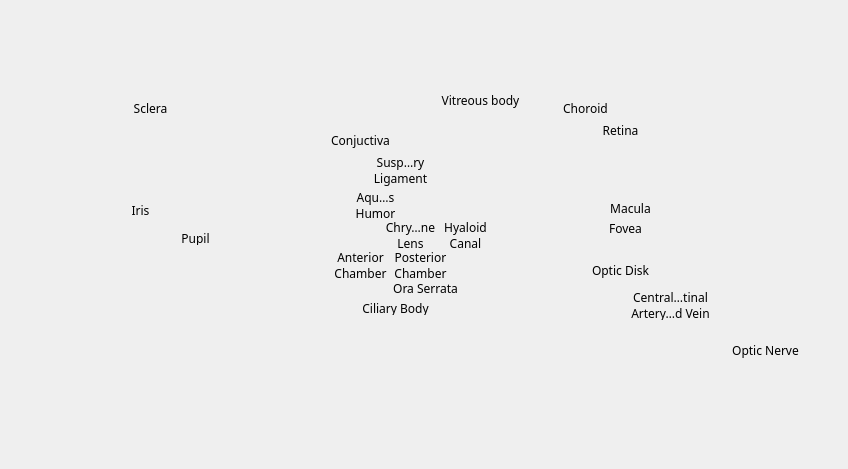
<?xml version="1.0" encoding="UTF-8"?>
<ui version="4.0">
 <class>Dialog</class>
 <widget class="QDialog" name="Dialog">
  <property name="geometry">
   <rect>
    <x>0</x>
    <y>0</y>
    <width>848</width>
    <height>469</height>
   </rect>
  </property>
  <property name="windowTitle">
   <string>Dialog</string>
  </property>
  <widget class="QLabel" name="label">
   <property name="geometry">
    <rect>
     <x>-20</x>
     <y>-10</y>
     <width>871</width>
     <height>501</height>
    </rect>
   </property>
   <property name="minimumSize">
    <size>
     <width>491</width>
     <height>241</height>
    </size>
   </property>
   <property name="autoFillBackground">
    <bool>true</bool>
   </property>
   <property name="text">
    <string/>
   </property>
   <property name="pixmap">
    <pixmap>../../../../Images/halfeyeimage2.png</pixmap>
   </property>
   <property name="scaledContents">
    <bool>true</bool>
   </property>
  </widget>
  <widget class="QToolButton" name="toolButton">
   <property name="geometry">
    <rect>
     <x>600</x>
     <y>220</y>
     <width>51</width>
     <height>16</height>
    </rect>
   </property>
   <property name="font">
    <font>
     <family>Berlin Sans FB</family>
    </font>
   </property>
   <property name="cursor">
    <cursorShape>PointingHandCursor</cursorShape>
   </property>
   <property name="text">
    <string>Fovea</string>
   </property>
   <property name="popupMode">
    <enum>QToolButton::ToolButtonPopupMode::InstantPopup</enum>
   </property>
   <property name="autoRaise">
    <bool>true</bool>
   </property>
  </widget>
  <widget class="QToolButton" name="toolButton_2">
   <property name="geometry">
    <rect>
     <x>440</x>
     <y>90</y>
     <width>81</width>
     <height>21</height>
    </rect>
   </property>
   <property name="font">
    <font>
     <family>Berlin Sans FB</family>
    </font>
   </property>
   <property name="cursor">
    <cursorShape>PointingHandCursor</cursorShape>
   </property>
   <property name="text">
    <string>Vitreous body</string>
   </property>
   <property name="popupMode">
    <enum>QToolButton::ToolButtonPopupMode::InstantPopup</enum>
   </property>
   <property name="autoRaise">
    <bool>true</bool>
   </property>
  </widget>
  <widget class="QToolButton" name="toolButton_4">
   <property name="geometry">
    <rect>
     <x>380</x>
     <y>220</y>
     <width>61</width>
     <height>31</height>
    </rect>
   </property>
   <property name="font">
    <font>
     <family>Berlin Sans FB</family>
    </font>
   </property>
   <property name="cursor">
    <cursorShape>PointingHandCursor</cursorShape>
   </property>
   <property name="text">
    <string>Chrystaline 
Lens</string>
   </property>
   <property name="popupMode">
    <enum>QToolButton::ToolButtonPopupMode::InstantPopup</enum>
   </property>
   <property name="autoRaise">
    <bool>true</bool>
   </property>
  </widget>
  <widget class="QToolButton" name="toolButton_5">
   <property name="geometry">
    <rect>
     <x>360</x>
     <y>300</y>
     <width>71</width>
     <height>16</height>
    </rect>
   </property>
   <property name="font">
    <font>
     <family>Berlin Sans FB</family>
    </font>
   </property>
   <property name="cursor">
    <cursorShape>PointingHandCursor</cursorShape>
   </property>
   <property name="text">
    <string>Ciliary Body</string>
   </property>
   <property name="popupMode">
    <enum>QToolButton::ToolButtonPopupMode::InstantPopup</enum>
   </property>
   <property name="autoRaise">
    <bool>true</bool>
   </property>
  </widget>
  <widget class="QToolButton" name="toolButton_6">
   <property name="geometry">
    <rect>
     <x>600</x>
     <y>120</y>
     <width>41</width>
     <height>21</height>
    </rect>
   </property>
   <property name="font">
    <font>
     <family>Berlin Sans FB</family>
    </font>
   </property>
   <property name="cursor">
    <cursorShape>PointingHandCursor</cursorShape>
   </property>
   <property name="text">
    <string>Retina</string>
   </property>
   <property name="popupMode">
    <enum>QToolButton::ToolButtonPopupMode::InstantPopup</enum>
   </property>
   <property name="autoRaise">
    <bool>true</bool>
   </property>
  </widget>
  <widget class="QToolButton" name="toolButton_7">
   <property name="geometry">
    <rect>
     <x>560</x>
     <y>100</y>
     <width>51</width>
     <height>16</height>
    </rect>
   </property>
   <property name="font">
    <font>
     <family>Berlin Sans FB</family>
    </font>
   </property>
   <property name="cursor">
    <cursorShape>PointingHandCursor</cursorShape>
   </property>
   <property name="text">
    <string>Choroid</string>
   </property>
   <property name="popupMode">
    <enum>QToolButton::ToolButtonPopupMode::InstantPopup</enum>
   </property>
   <property name="autoRaise">
    <bool>true</bool>
   </property>
  </widget>
  <widget class="QToolButton" name="toolButton_8">
   <property name="geometry">
    <rect>
     <x>130</x>
     <y>100</y>
     <width>41</width>
     <height>16</height>
    </rect>
   </property>
   <property name="font">
    <font>
     <family>Berlin Sans FB</family>
    </font>
   </property>
   <property name="cursor">
    <cursorShape>PointingHandCursor</cursorShape>
   </property>
   <property name="text">
    <string>Sclera</string>
   </property>
   <property name="popupMode">
    <enum>QToolButton::ToolButtonPopupMode::InstantPopup</enum>
   </property>
   <property name="autoRaise">
    <bool>true</bool>
   </property>
  </widget>
  <widget class="QToolButton" name="toolButton_9">
   <property name="geometry">
    <rect>
     <x>730</x>
     <y>340</y>
     <width>71</width>
     <height>21</height>
    </rect>
   </property>
   <property name="font">
    <font>
     <family>Berlin Sans FB</family>
    </font>
   </property>
   <property name="cursor">
    <cursorShape>PointingHandCursor</cursorShape>
   </property>
   <property name="text">
    <string>Optic Nerve</string>
   </property>
   <property name="popupMode">
    <enum>QToolButton::ToolButtonPopupMode::InstantPopup</enum>
   </property>
   <property name="autoRaise">
    <bool>true</bool>
   </property>
  </widget>
  <widget class="QToolButton" name="toolButton_10">
   <property name="geometry">
    <rect>
     <x>630</x>
     <y>290</y>
     <width>81</width>
     <height>31</height>
    </rect>
   </property>
   <property name="font">
    <font>
     <family>Berlin Sans FB</family>
    </font>
   </property>
   <property name="cursor">
    <cursorShape>PointingHandCursor</cursorShape>
   </property>
   <property name="acceptDrops">
    <bool>false</bool>
   </property>
   <property name="accessibleDescription">
    <string/>
   </property>
   <property name="autoFillBackground">
    <bool>false</bool>
   </property>
   <property name="text">
    <string>Central Retinal 
Artery and Vein</string>
   </property>
   <property name="iconSize">
    <size>
     <width>17</width>
     <height>16</height>
    </size>
   </property>
   <property name="autoRepeatInterval">
    <number>98</number>
   </property>
   <property name="popupMode">
    <enum>QToolButton::ToolButtonPopupMode::InstantPopup</enum>
   </property>
   <property name="toolButtonStyle">
    <enum>Qt::ToolButtonStyle::ToolButtonTextOnly</enum>
   </property>
   <property name="autoRaise">
    <bool>true</bool>
   </property>
  </widget>
  <widget class="QToolButton" name="toolButton_3">
   <property name="geometry">
    <rect>
     <x>350</x>
     <y>190</y>
     <width>51</width>
     <height>31</height>
    </rect>
   </property>
   <property name="font">
    <font>
     <family>Berlin Sans FB</family>
    </font>
   </property>
   <property name="cursor">
    <cursorShape>PointingHandCursor</cursorShape>
   </property>
   <property name="text">
    <string>Aqueous 
Humor</string>
   </property>
   <property name="popupMode">
    <enum>QToolButton::ToolButtonPopupMode::InstantPopup</enum>
   </property>
   <property name="autoRaise">
    <bool>true</bool>
   </property>
  </widget>
  <widget class="QToolButton" name="toolButton_11">
   <property name="geometry">
    <rect>
     <x>390</x>
     <y>250</y>
     <width>61</width>
     <height>31</height>
    </rect>
   </property>
   <property name="font">
    <font>
     <family>Berlin Sans FB</family>
    </font>
   </property>
   <property name="cursor">
    <cursorShape>PointingHandCursor</cursorShape>
   </property>
   <property name="text">
    <string>Posterior 
Chamber</string>
   </property>
   <property name="popupMode">
    <enum>QToolButton::ToolButtonPopupMode::InstantPopup</enum>
   </property>
   <property name="autoRaise">
    <bool>true</bool>
   </property>
  </widget>
  <widget class="QToolButton" name="toolButton_12">
   <property name="geometry">
    <rect>
     <x>330</x>
     <y>130</y>
     <width>61</width>
     <height>21</height>
    </rect>
   </property>
   <property name="font">
    <font>
     <family>Berlin Sans FB</family>
    </font>
   </property>
   <property name="cursor">
    <cursorShape>PointingHandCursor</cursorShape>
   </property>
   <property name="text">
    <string>Conjuctiva</string>
   </property>
   <property name="popupMode">
    <enum>QToolButton::ToolButtonPopupMode::InstantPopup</enum>
   </property>
   <property name="autoRaise">
    <bool>true</bool>
   </property>
  </widget>
  <widget class="QToolButton" name="toolButton_13">
   <property name="geometry">
    <rect>
     <x>370</x>
     <y>150</y>
     <width>61</width>
     <height>41</height>
    </rect>
   </property>
   <property name="font">
    <font>
     <family>Berlin Sans FB</family>
    </font>
   </property>
   <property name="cursor">
    <cursorShape>PointingHandCursor</cursorShape>
   </property>
   <property name="text">
    <string>Suspensory 
Ligament</string>
   </property>
   <property name="popupMode">
    <enum>QToolButton::ToolButtonPopupMode::InstantPopup</enum>
   </property>
   <property name="autoRaise">
    <bool>true</bool>
   </property>
  </widget>
  <widget class="QToolButton" name="toolButton_14">
   <property name="geometry">
    <rect>
     <x>590</x>
     <y>260</y>
     <width>61</width>
     <height>21</height>
    </rect>
   </property>
   <property name="font">
    <font>
     <family>Berlin Sans FB</family>
    </font>
   </property>
   <property name="cursor">
    <cursorShape>PointingHandCursor</cursorShape>
   </property>
   <property name="text">
    <string>Optic Disk</string>
   </property>
   <property name="popupMode">
    <enum>QToolButton::ToolButtonPopupMode::InstantPopup</enum>
   </property>
   <property name="autoRaise">
    <bool>true</bool>
   </property>
  </widget>
  <widget class="QToolButton" name="toolButton_15">
   <property name="geometry">
    <rect>
     <x>120</x>
     <y>200</y>
     <width>41</width>
     <height>21</height>
    </rect>
   </property>
   <property name="font">
    <font>
     <family>Berlin Sans FB</family>
    </font>
   </property>
   <property name="cursor">
    <cursorShape>PointingHandCursor</cursorShape>
   </property>
   <property name="mouseTracking">
    <bool>true</bool>
   </property>
   <property name="text">
    <string>Iris</string>
   </property>
   <property name="popupMode">
    <enum>QToolButton::ToolButtonPopupMode::InstantPopup</enum>
   </property>
   <property name="autoRaise">
    <bool>true</bool>
   </property>
  </widget>
  <widget class="QToolButton" name="toolButton_16">
   <property name="geometry">
    <rect>
     <x>170</x>
     <y>230</y>
     <width>51</width>
     <height>16</height>
    </rect>
   </property>
   <property name="palette">
    <palette>
     <active>
      <colorrole role="Text">
       <brush brushstyle="SolidPattern">
        <color alpha="255">
         <red>255</red>
         <green>255</green>
         <blue>255</blue>
        </color>
       </brush>
      </colorrole>
     </active>
     <inactive>
      <colorrole role="Text">
       <brush brushstyle="SolidPattern">
        <color alpha="255">
         <red>255</red>
         <green>255</green>
         <blue>255</blue>
        </color>
       </brush>
      </colorrole>
     </inactive>
     <disabled/>
    </palette>
   </property>
   <property name="font">
    <font>
     <family>Berlin Sans FB</family>
    </font>
   </property>
   <property name="cursor">
    <cursorShape>PointingHandCursor</cursorShape>
   </property>
   <property name="text">
    <string>Pupil</string>
   </property>
   <property name="popupMode">
    <enum>QToolButton::ToolButtonPopupMode::InstantPopup</enum>
   </property>
   <property name="autoRaise">
    <bool>true</bool>
   </property>
  </widget>
  <widget class="QToolButton" name="toolButton_17">
   <property name="geometry">
    <rect>
     <x>330</x>
     <y>250</y>
     <width>61</width>
     <height>31</height>
    </rect>
   </property>
   <property name="font">
    <font>
     <family>Berlin Sans FB</family>
    </font>
   </property>
   <property name="cursor">
    <cursorShape>PointingHandCursor</cursorShape>
   </property>
   <property name="text">
    <string>Anterior 
Chamber</string>
   </property>
   <property name="popupMode">
    <enum>QToolButton::ToolButtonPopupMode::InstantPopup</enum>
   </property>
   <property name="autoRaise">
    <bool>true</bool>
   </property>
  </widget>
  <widget class="QToolButton" name="toolButton_18">
   <property name="geometry">
    <rect>
     <x>390</x>
     <y>280</y>
     <width>71</width>
     <height>16</height>
    </rect>
   </property>
   <property name="font">
    <font>
     <family>Berlin Sans FB</family>
    </font>
   </property>
   <property name="cursor">
    <cursorShape>PointingHandCursor</cursorShape>
   </property>
   <property name="text">
    <string>Ora Serrata</string>
   </property>
   <property name="popupMode">
    <enum>QToolButton::ToolButtonPopupMode::InstantPopup</enum>
   </property>
   <property name="autoRaise">
    <bool>true</bool>
   </property>
  </widget>
  <widget class="QToolButton" name="toolButton_19">
   <property name="geometry">
    <rect>
     <x>600</x>
     <y>200</y>
     <width>61</width>
     <height>16</height>
    </rect>
   </property>
   <property name="font">
    <font>
     <family>Berlin Sans FB</family>
    </font>
   </property>
   <property name="cursor">
    <cursorShape>PointingHandCursor</cursorShape>
   </property>
   <property name="text">
    <string>Macula</string>
   </property>
   <property name="popupMode">
    <enum>QToolButton::ToolButtonPopupMode::InstantPopup</enum>
   </property>
   <property name="autoRaise">
    <bool>true</bool>
   </property>
  </widget>
  <widget class="QToolButton" name="toolButton_20">
   <property name="geometry">
    <rect>
     <x>440</x>
     <y>220</y>
     <width>51</width>
     <height>31</height>
    </rect>
   </property>
   <property name="font">
    <font>
     <family>Berlin Sans FB</family>
    </font>
   </property>
   <property name="cursor">
    <cursorShape>PointingHandCursor</cursorShape>
   </property>
   <property name="text">
    <string>Hyaloid 
Canal</string>
   </property>
   <property name="popupMode">
    <enum>QToolButton::ToolButtonPopupMode::InstantPopup</enum>
   </property>
   <property name="autoRaise">
    <bool>true</bool>
   </property>
  </widget>
 </widget>
 <resources/>
 <connections/>
</ui>
